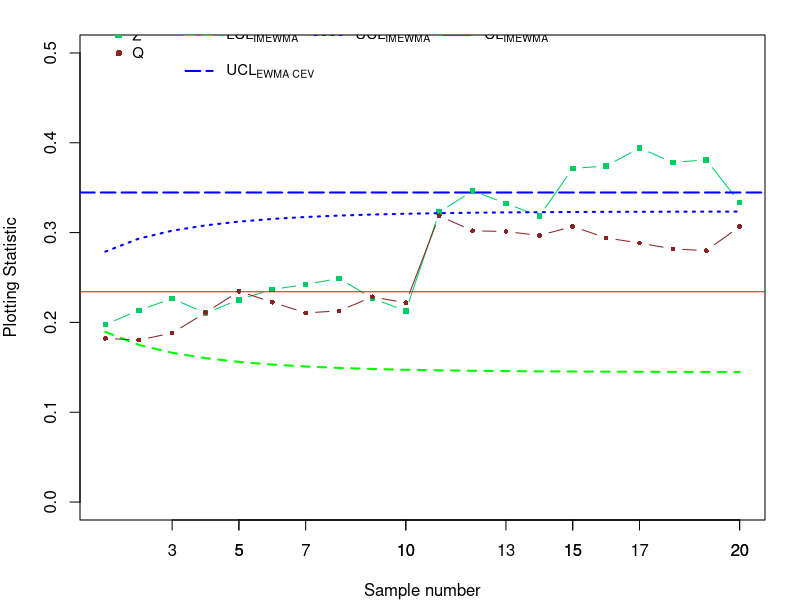

Recreate this plot in R.
set.seed(505)
###Building control limits
n=6
t=1:20
lamda=0.25
L=3.031
x1=2/(3*n)
x2=lamda/(2-lamda)
x3=(1-(1-lamda)^t)
W1=1-(L*sqrt(x1*x2*x3))
W1

W2=1+(L*sqrt(x1*x2*x3))
W2
####constructing function to generate random numbers
N = 6 #The number of samples from the Inverse Maxwell distribution             
rIND=
  function (N, sigma){
    rand.samples = rep(NA,N)#Variable to store the samples from the IMD distribution
    for(i in 1:N){
      rand.samples[i] = 1/(sigma*sqrt(2*rgamma(1,3/2,1)))
    }
    rand.samples
  }

r<- matrix(, nrow = 6, ncol=20)
s=z=c()
lambda=0.25
for(i in 1:20){
  r[,i]<-rIND(N,0.5)
  s[i]<-((3*6)^-1)*sum(r[,i]^-2)
  w0<-mean(s)
  if(i==1){
    z[i] <- lambda*s[i]+(1-lambda)*w0
  }else {
    z[i] <- lambda*s[i]+(1-lambda)*z[i-1]
  }
}




#plotting statistic
ZIM1=z[1:10]
ZIM2=z[11:20]
ZIM=c(ZIM1,1.50*ZIM2)

#EWMA control limits

UCL=W2*w0
CL=w0
LCL=W1*w0

#EWMA control chart
par(mar=c(4,4,1.75,1.75))
xtick<-c(3,5,7,10,13,15,17,20)
plot((ZIM),type ="b", ylim=c(0,0.50),xlim=c(1,20),ylab = "Plotting Statistic",xlab = "Sample number",col="springgreen3",pch=15,cex=0.75)
abline(h =w0 , col = "red", lty = 1, lwd = 1)
lines(LCL,col="green",lwd=2,lty=2)
lines(UCL,col="blue",lwd=2,lty=3)
axis(side=1, at=xtick, labels = TRUE)
legend(1,0.54,legend = c("Z",expression('Q')),pch = c(15,16),bty = "n",cex = 0.9,col =c("springgreen3","brown4") )
legend(3,0.54,
       c(expression('LCL'[IMEWMA]),
         expression('UCL'[IMEWMA]),
         expression('CL'[IMEWMA])),
       col = c("green","blue","red"),
       lwd = c(2,2,2),lty = c(2,3,1), bty = "n",horiz = T,cex = 0.9)

legend(3,0.50,expression('UCL'['EWMA CEV']),col = "blue",
       lwd = 2,lty = 5, bty = "n",horiz = T,cex = 0.9)
####################

alpha_0<-7.08
beta_0<-1.03


a<-(r/alpha_0)^beta_0
w0<-0.173
w_bar<-c()
Q<-c()
for(i in 1:20){
  w_bar[i]<-mean(a[,i])
  if(i==1){
    Q[i]<-max((((1-lambda)*w0)+(lambda*w_bar[i])),w0)
  } else{
    Q[i]<-max((((1-lambda)*Q[i-1])+(lambda*w_bar[i])),w0)
  }
}


sigma_s1=Q[1:10]
sigma_s2=Q[11:20]
sigma_s=c(sigma_s1,1.50*sigma_s2)
lines((sigma_s),type="b",lwd=1,lty=1,pch=16,col="brown4",cex=0.65)
UCL1<-1.992*w0
abline(h=UCL1,col="blue",lwd=2,lty=5)

